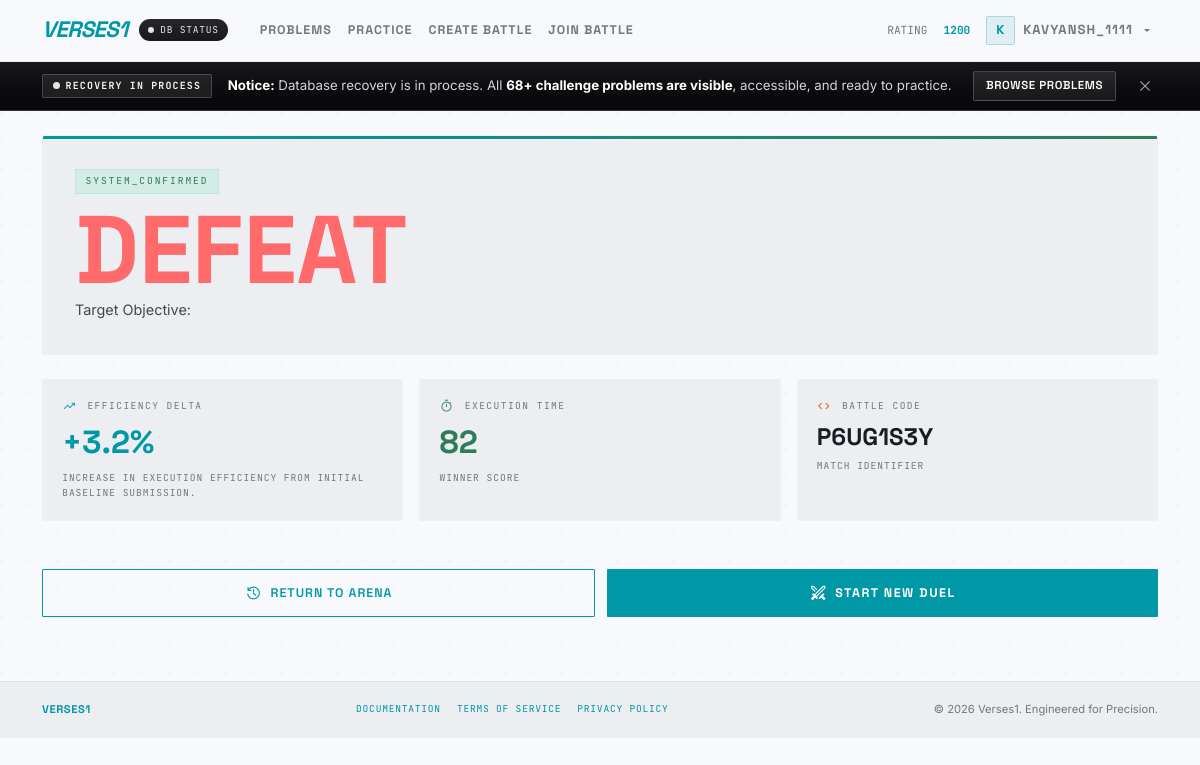
Page /battle/21/result/ (signed in) on the committed database.
### battles/models.py (models this page shows, shortened)
class UserStats(models.Model):
    user = models.OneToOneField(User, on_delete=models.CASCADE, related_name='stats')
    battles_played = models.IntegerField(default=0)
    battles_won = models.IntegerField(default=0)
    battles_lost = models.IntegerField(default=0)
    battles_drawn = models.IntegerField(default=0)
    problems_solved = models.IntegerField(default=0)
    easy_solved = models.IntegerField(default=0)
    medium_solved = models.IntegerField(default=0)
    hard_solved = models.IntegerField(default=0)
    rating = models.IntegerField(default=1200)
    updated_at = models.DateTimeField(auto_now=True)

class BattleResult(models.Model):
    battle = models.OneToOneField(Battle, on_delete=models.CASCADE)
    winner_submission = models.ForeignKey(CodeSubmission, on_delete=models.CASCADE, related_name='won_battles', null=True, blank=True)
    loser_submission = models.ForeignKey(CodeSubmission, on_delete=models.CASCADE, related_name='lost_battles', null=True, blank=True)
    complexity_comparison = models.TextField()
    performance_comparison = models.TextField()
    readability_comparison = models.TextField()
    detailed_comparison = models.JSONField(null=True, blank=True)
    winner_score = models.FloatField(null=True, blank=True)
    loser_score = models.FloatField(null=True, blank=True)
    score_difference = models.FloatField(null=True, blank=True)
    complexity_winner = models.ForeignKey(CodeSubmission, on_delete=models.SET_NULL, null=True, blank=True, related_name='complexity_wins')
    performance_winner = models.ForeignKey(CodeSubmission, on_delete=models.SET_NULL, null=True, blank=True, related_name='performance_wins')
    quality_winner = models.ForeignKey(CodeSubmission, on_delete=models.SET_NULL, null=True, blank=True, related_name='quality_wins')
    security_winner = models.ForeignKey(CodeSubmission, on_delete=models.SET_NULL, null=True, blank=True, related_name='security_wins')
    created_at = models.DateTimeField(auto_now_add=True)
    is_draw = models.BooleanField(default=False)

class Battle(models.Model):
    battle_code = models.CharField(max_length=8, unique=True, default=generate_battle_code)
    problem = models.ForeignKey(ProblemStatement, on_delete=models.CASCADE, related_name='battles', null=True, blank=True)
    creator = models.ForeignKey(User, on_delete=models.CASCADE, related_name='created_battles')
    opponent = models.ForeignKey(User, on_delete=models.CASCADE, related_name='joined_battles', null=True, blank=True)
    created_at = models.DateTimeField(auto_now_add=True)
    is_completed = models.BooleanField(default=False)
    winner = models.ForeignKey(User, on_delete=models.SET_NULL, null=True, blank=True, related_name='won_battles')
    class Meta:
        indexes = [
            models.Index(fields=['is_completed', 'created_at'], name='bat_complete_created_idx'),
            models.Index(fields=['creator', 'is_completed'], name='bat_creator_complete_idx'),
            models.Index(fields=['opponent', 'is_completed'], name='bat_opponent_complete_idx'),
        ]

### battles/views.py (the view)
# urls.py: path('battle/<int:battle_id>/result/', views.battle_result, name='battle_result'),
@login_required
def battle_result(request, battle_id):
    battle = get_object_or_404(Battle, id=battle_id)
    result = get_object_or_404(BattleResult, battle=battle)
    submissions = battle.submissions.filter(all_tests_passed=True)
    return render(request, 'battles/battle_result.html', {
        'battle': battle,
        'result': result,
        'submissions': submissions,
    })

### battles/templates/battles/battle_result.html (shortened to what this page needs)
{% extends "base.html" %}
{% block content %}
<div class="result-shell">
    <div class="confirmed-badge">System_Confirmed</div>
    {% if result.is_draw %}
        <div class="victory-text" style="color: var(--outline);">DRAW</div>
        <p class="target-obj">Both operators delivered equivalent weighted performance.</p>
    {% elif result.winner_submission.user == user %}
        <div class="victory-text" style="color: var(--secondary);">VICTORY</div>
        <p class="target-obj">
            Target Objective: <strong>{{ problem.title }}</strong>
        </p>
    {% else %}
        <div class="victory-text" style="color: #ff6b6b;">DEFEAT</div>
        <p class="target-obj">
            Target Objective: <strong>{{ problem.title }}</strong>
        </p>
    {% endif %}
</div>
<div class="result-metrics">
    <div class="rm-card">
        <div class="rm-label">
            <span class="material-symbols-outlined" style="font-size:14px;margin-right:4px;color:var(--primary);">trending_up</span>
            Efficiency Delta
        </div>
        <div class="rm-value">+{{ result.score_difference|floatformat:1 }}%</div>
        <div class="rm-sub">Increase in execution efficiency from initial baseline submission.</div>
    </div>
    <div class="rm-card">
        <div class="rm-label">
            <span class="material-symbols-outlined" style="font-size:14px;margin-right:4px;color:var(--secondary);">timer</span>
            Execution Time
        </div>
        <div class="rm-value success">{{ result.winner_score|floatformat:0 }}</div>
        <div class="rm-sub">Winner Score</div>
    </div>
    <div class="rm-card">
        <div class="rm-label">
            <span class="material-symbols-outlined" style="font-size:14px;margin-right:4px;color:var(--tertiary);">code</span>
            Battle Code
        </div>
        <div class="rm-value" style="font-size:1.5rem;color:var(--on-surface);">{{ battle.battle_code }}</div>
        <div class="rm-sub">Match Identifier</div>
    </div>
</div>
<div class="result-actions">
    <a href="{% url 'battle_history' %}" class="btn btn-outline-primary">
        <span class="material-symbols-outlined" style="font-size:18px;">history</span>
        Return to Arena
    </a>
    <a href="{% url 'create_battle' %}" class="btn btn-primary">
        <span class="material-symbols-outlined" style="font-size:18px;">swords</span>
        Start New Duel
    </a>
</div>
{% endblock %}

### battles/templates/base.html (shortened to what this page needs)
<!DOCTYPE html>
{% load static %}
<html lang="en" data-theme="light">
<head>
    <link href="https://cdn.jsdelivr.net/npm/bootstrap@5.3.2/dist/css/bootstrap.min.css" rel="stylesheet">
    <link href="{% static 'battles/css/site.css' %}" rel="stylesheet">
</head>
<body>
    <header class="top-shell">
        <nav class="navbar navbar-expand-lg py-2">
            <div class="container">
                <div class="d-flex align-items-center">
                    <a class="brand" href="{% url 'home' %}">VERSES1</a>
                    <button type="button" class="badge-status-pill d-none d-md-inline-flex border-0" id="reopenNoticeBtn" title="Click to view DB maintenance status" style="cursor:pointer;">
                        <span class="status-dot-amber"></span> DB Status
                    </button>
                </div>
                <div class="collapse navbar-collapse" id="navbarNav">
                    <ul class="navbar-nav me-auto ms-4">
                        <li class="nav-item"><a class="nav-link" href="{% url 'problem_list' %}">Problems</a></li>
                        <li class="nav-item"><a class="nav-link" href="{% url 'practice' %}">Practice</a></li>
                        {% if user.is_authenticated %}
                            <li class="nav-item"><a class="nav-link" href="{% url 'create_battle' %}">Create Battle</a></li>
                            <li class="nav-item"><a class="nav-link" href="{% url 'join_battle' %}">Join Battle</a></li>
                        {% endif %}
                    </ul>
                    <ul class="navbar-nav align-items-center gap-2">
                        {% if user.is_authenticated %}
                        <li class="nav-item d-none d-lg-flex">
                            <div class="d-flex align-items-center gap-3" style="font-family:'JetBrains Mono',monospace; font-size:0.7rem;">
                                <span style="color:var(--outline);">RATING</span>
                                <span style="color:var(--primary);font-weight:700;">{{ user.stats.rating|default:"1200" }}</span>
                            </div>
                        </li>
                        <li class="nav-item dropdown">
                            <a class="nav-link dropdown-toggle d-flex align-items-center gap-2" href="#" role="button" data-bs-toggle="dropdown" aria-expanded="false">
                                <span class="user-chip">{{ user.username|slice:":1" }}</span>
                                <span style="font-size:0.82rem;">{{ user.username }}</span>
                            </a>
                        </li>
                        {% else %}
                        <li class="nav-item"><a class="nav-link" href="{% url 'login' %}">Sign In</a></li>
                        <li class="nav-item"><a class="btn btn-primary btn-sm" href="{% url 'register' %}">Join The Crucible</a></li>
                        {% endif %}
                    </ul>
                </div>
            </div>
        </nav>
    </header>
    <div id="serviceNoticeBanner" class="service-notice-banner" role="alert" style="display:none;">
        <div class="container">
            <div class="notice-inner d-flex align-items-center justify-content-between flex-wrap gap-3 py-2">
                <div class="d-flex align-items-center gap-3">
                    <span class="notice-pulse-badge">
                        <span class="pulse-dot"></span>
                        RECOVERY IN PROCESS
                    </span>
                    <div class="notice-message">
                        <strong>Notice:</strong> Database recovery is in process. All <strong>68+ challenge problems are visible</strong>, accessible, and ready to practice.
                    </div>
                </div>
                <div class="d-flex align-items-center gap-2 notice-actions">
                    <a href="{% url 'problem_list' %}" class="btn-notice-dark">Browse Problems</a>
                    <button type="button" class="btn-notice-dismiss ms-2" id="dismissNoticeBtn" title="Dismiss notice" aria-label="Dismiss notice">
                        <span class="material-symbols-outlined" style="font-size:18px;">close</span>
                    </button>
                </div>
            </div>
        </div>
    </div>
    <div class="main-content" style="padding:1.5rem 0 2rem;">
        <div class="container">
            {% block content %}{% endblock %}
        </div>
    </div>
    <footer class="footer text-center">
        <div class="container d-flex justify-content-between align-items-center flex-wrap gap-2" style="font-size:0.7rem;">
            <div class="font-headline fw-bold" style="color:var(--primary);letter-spacing:0.05em;">VERSES1</div>
            <div class="d-flex gap-3" style="font-family:'JetBrains Mono',monospace;letter-spacing:0.08em;text-transform:uppercase;font-size:0.6rem;">
                <span>Documentation</span>
                <span>Terms of Service</span>
                <span>Privacy Policy</span>
            </div>
            <div style="color:var(--outline);">&copy; 2026 Verses1. Engineered for Precision.</div>
        </div>
    </footer>
</body>
</html>

### battles/templates/battles/battle_result.html (style rules this page uses)
.result-shell { background: var(--surface-container); border: 1px solid rgba(255, 255, 255, 0.05); padding: 2rem; border-radius: 2px; margin-bottom: 1.5rem; position: relative; overflow: hidden; }
.result-shell::before { content: ''; position: absolute; top: 0; left: 0; width: 100%; height: 3px; background: linear-gradient(90deg, var(--primary), var(--secondary)); }
.confirmed-badge { display: inline-block; font-family: 'JetBrains Mono', monospace; font-size: 0.6rem; text-transform: uppercase; letter-spacing: 0.2em; padding: 0.25rem 0.6rem; background: rgba(78, 222, 163, 0.15); color: var(--secondary); border: 1px solid rgba(78, 222, 163, 0.2); margin-bottom: 1rem; }
.victory-text { font-family: 'Space Grotesk', sans-serif; font-size: clamp(3rem, 8vw, 6rem); font-weight: 900; line-height: 0.85; color: var(--on-surface); margin-bottom: 0.5rem; text-transform: uppercase; }
.target-obj { font-size: 0.9rem; color: var(--on-surface-variant); margin-bottom: 0; }
.result-metrics { display: grid; grid-template-columns: repeat(auto-fit, minmax(200px, 1fr)); gap: 1rem; margin-bottom: 1.5rem; }
.rm-card { background: var(--surface-container); border: 1px solid rgba(255, 255, 255, 0.05); padding: 1.2rem; border-radius: 2px; }
.rm-label { font-family: 'JetBrains Mono', monospace; font-size: 0.6rem; text-transform: uppercase; letter-spacing: 0.15em; color: var(--outline); margin-bottom: 0.3rem; }
.rm-value { font-family: 'Space Grotesk', sans-serif; font-size: 2rem; font-weight: 800; color: var(--primary); }
.rm-value.success { color: var(--secondary); }
.rm-sub { font-family: 'JetBrains Mono', monospace; font-size: 0.6rem; color: var(--outline); text-transform: uppercase; letter-spacing: 0.1em; margin-top: 0.2rem; }
.result-actions { display: flex; gap: 0.75rem; flex-wrap: wrap; }
.result-actions .btn { flex: 1; min-width: 200px; display: flex; align-items: center; justify-content: center; gap: 0.5rem; padding: 0.85rem; }

### battles/templates/base.html (style rules this page uses)
.material-symbols-outlined { font-variation-settings: 'FILL' 0, 'wght' 300, 'GRAD' 0, 'opsz' 24; vertical-align: middle; font-size: 20px; }
.service-notice-banner { background: linear-gradient(180deg, #18181b 0%, #0d0d10 50%, #08080a 100%); border-bottom: 1px solid rgba(255, 255, 255, 0.12); backdrop-filter: blur(10px); position: relative; z-index: 100; }
.notice-inner { min-height: 48px; }
.notice-pulse-badge { display: inline-flex; align-items: center; gap: 6px; background: rgba(255, 255, 255, 0.08); border: 1px solid rgba(255, 255, 255, 0.18); color: #f4f4f5; font-family: 'JetBrains Mono', monospace; font-size: 0.62rem; font-weight: 700; letter-spacing: 0.12em; padding: 0.22rem 0.6rem; border-radius: 2px; white-space: nowrap; }
.pulse-dot { width: 7px; height: 7px; background-color: #e4e4e7; border-radius: 50%; animation: notice-pulse 1.4s ease-in-out infinite; }
.notice-message { font-size: 0.83rem; color: #d4d4d8; line-height: 1.45; }
.notice-message strong { color: #ffffff; }
.btn-notice-dark { border: 1px solid rgba(255, 255, 255, 0.2); background: linear-gradient(180deg, #27272a 0%, #18181b 100%); color: #ffffff; font-size: 0.72rem; padding: 0.3rem 0.75rem; border-radius: 2px; font-family: 'Space Grotesk', sans-serif; font-weight: 600; text-transform: uppercase; letter-spacing: 0.05em; text-decoration: none; transition: all 0.2s ease; white-space: nowrap; }
.btn-notice-dismiss { background: transparent; border: none; color: #a1a1aa; cursor: pointer; padding: 0.25rem; display: inline-flex; align-items: center; justify-content: center; border-radius: 2px; transition: color 0.2s, background 0.2s; }
.badge-status-pill { display: inline-flex; align-items: center; gap: 6px; font-family: 'JetBrains Mono', monospace; font-size: 0.6rem; letter-spacing: 0.08em; text-transform: uppercase; background: linear-gradient(180deg, #27272a 0%, #18181b 100%); border: 1px solid rgba(255, 255, 255, 0.15); color: #e4e4e7; padding: 0.22rem 0.55rem; border-radius: 12px; margin-left: 0.75rem; text-decoration: none; transition: all 0.2s ease; }
.status-dot-amber { width: 6px; height: 6px; border-radius: 50%; background: #e4e4e7; }

### rows in the picture
BattleResult: score_difference "3.2", winner_score "82"
Battle: battle_code "P6UG1S3Y"

### other values in the picture
{{ user.stats.rating|default:"1200" }} "1200"
{{ user.username|slice:":1" }} "K"
{{ user.username }} "KAVYANSH_1111"
